Frame 1 (no input): blank canvas, image omitted
Frame 60 (the mouse pressed at the canvas centre just before this capture): blank canvas, image omitted
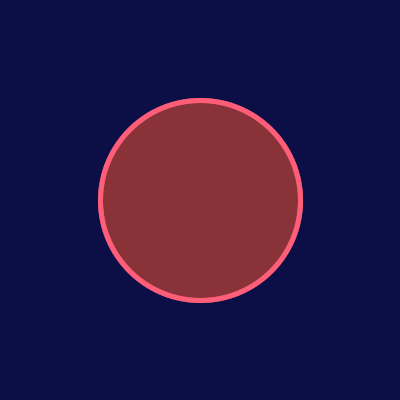
Frame 120 (the mouse held since frame 60 and released just before this capture)

The Processing sketch whose frames 1 and 60 were blank and that drew this single picture after the mouse press (run headless with seeded random() and noise(); from frame 60 on, the mouse is pressed at the canvas centre):

// Processing sketch: processing_108581
// ── processing_108581.pde

//Lauren Hartman
//lmhartma@andrew.cmu.edu
//© Lauren Hartman, September 2013


int num= 60;
float x, y, wd, ht;


void setup ()
{
  size (400, 400);
  smooth ();
  background (3,165,225);
  
  x = 0;
  y = 0;
  wd = 200;
  ht = 200;
  frameRate (8);
}

void draw ()
{
  smooth ();
  noStroke();
  fill ( 12, 12, 68, 100);
  rect (0, 0, width, height);
  
  int which = frameCount % num;
  stroke (255, 94, random(200));
  strokeWeight(5);
  fill(255, 90, 44, 75);
  ellipse ( mouseX, mouseY, mouseX, mouseX);
}

void mousePressed()
{
  stroke (255, 246, random(200));
  strokeWeight(16);
  fill(255, 246, 80, 80);
  ellipse ( mouseX, mouseY, mouseY, mouseY);
}
